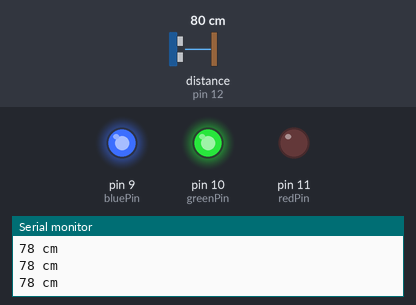
Bench run of a sketch on a simulated Arduino Uno, built with avr-gcc and run on an emulated ATmega328P. Parts: output pins drawn as LEDs (lit = HIGH), the last lines printed to the serial monitor. Wiring (inferred from the names in the program): ultrasonic range finder: trigger pin 13; echo pin 12. The test bench sets the inputs (shaded band); at power-on: distance to the obstacle (sensor on pin 12) 80 cm. The echo pulse lasts 58.3 µs per cm; pins used as bus, display or sensor lines are not drawn.

Above: at 1.3 s.
1.4 s: distance to the obstacle (sensor on pin 12) set to 33 cm
2.9 s: distance to the obstacle (sensor on pin 12) set to 28 cm
At 4.0 s:
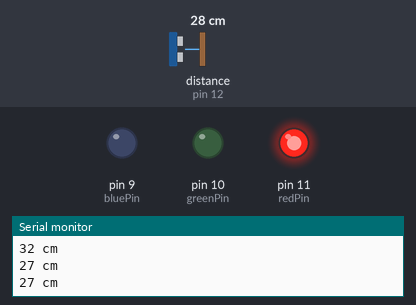
4.5 s: distance to the obstacle (sensor on pin 12) set to 35 cm
At 5.4 s:
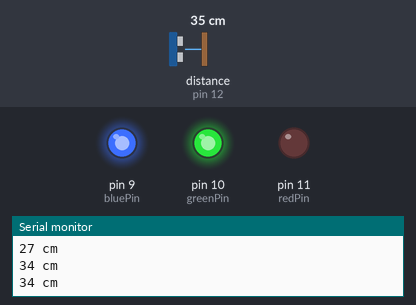
6.0 s: distance to the obstacle (sensor on pin 12) set to 2 cm
At 6.8 s:
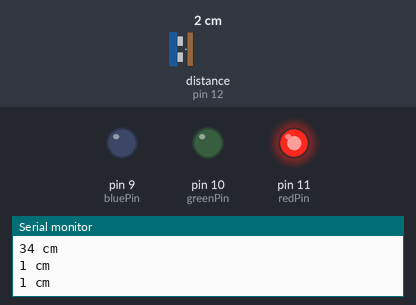
Timing chart, 0 to 8.5 s (numbered marks = the images above; inputs shaded):
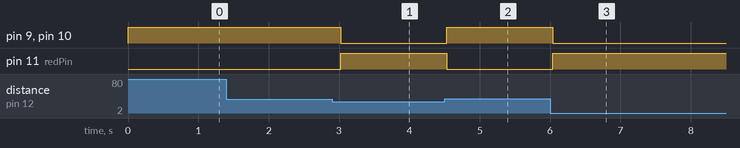

The sketch:

Spec_II_Ultrasonic_Sensor.ino
```cpp
#define trigPin 13
#define echoPin 12
//#define BUZZER 6
#define redPin 11
#define greenPin 10
#define bluePin 9


//int redPin = 11;
//int greenPin = 10;
//int bluePin = 9;

void setup()
{
  Serial.begin (9600);

  pinMode(trigPin, OUTPUT);
  pinMode(echoPin, INPUT);
//  pinMode(BUZZER, OUTPUT);

  pinMode(redPin, OUTPUT);
  pinMode(greenPin, OUTPUT);
  pinMode(bluePin, OUTPUT);

}

void loop()
{
  long duration, distance;

  digitalWrite(trigPin, LOW);
  delayMicroseconds(2);
  digitalWrite(trigPin, HIGH);
  delayMicroseconds(10);

  digitalWrite(trigPin, LOW);
  duration = pulseIn(echoPin, HIGH);
  distance = duration * 17 / 1000;

  if (distance >= 200 || distance <= 0)
  {
    Serial.println("Unable to measure distance");
  }
  else
  {
    Serial.print(distance);
    Serial.println(" cm");
  }
    if(distance < 30)
    {
      //tone(BUZZER, 600);
     // delay(distance * 10);
     // noTone(BUZZER);
     // delay(distance * 10);

      setColor(255, 0, 0); // red
      delay(500);
    }
    else
    {
      //delay(500);
       setColor(0, 255, 0); // green
       delay(500);

    }


}


void setColor(int red, int green, int blue)
{
  analogWrite(redPin,red);
  analogWrite(greenPin,green);
  analogWrite(bluePin,green);
}
```

Measured:
- the behaviour switches between 31 and 30 cm on distance to the obstacle (sensor on pin 12) (found by bisection; images 0 and 1)
- after the input at 2.9 s, pin 9 (bluePin), pin 10 (greenPin): HIGH → LOW after 0.13 s; pin 11 (redPin): LOW → HIGH after 0.13 s
- after the input at 4.5 s, pin 9 (bluePin), pin 10 (greenPin): LOW → HIGH at once; pin 11 (redPin): HIGH → LOW at once
- after the input at 6.0 s, pin 9 (bluePin), pin 10 (greenPin): HIGH → LOW at once; pin 11 (redPin): LOW → HIGH at once
